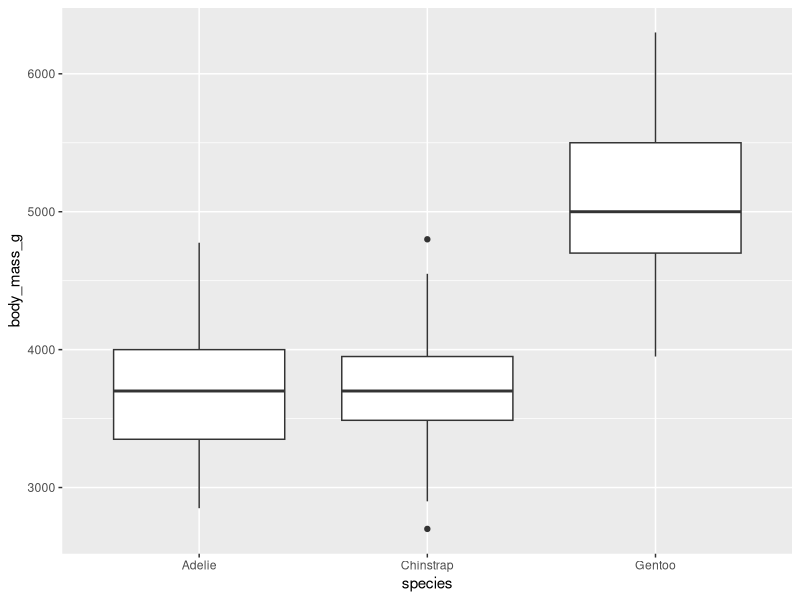
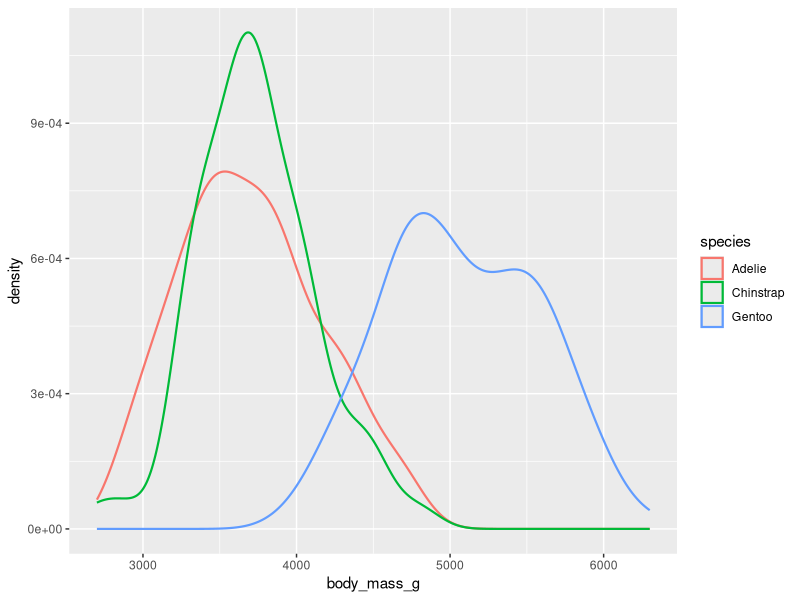
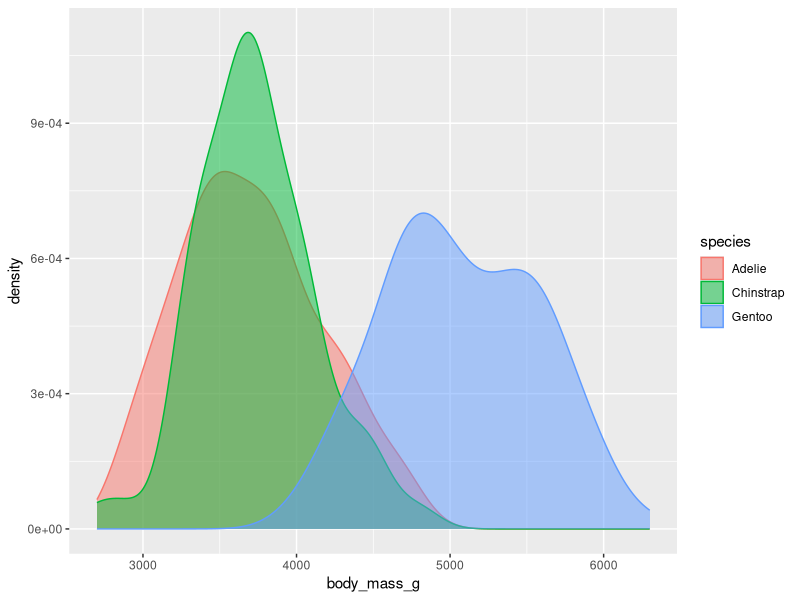
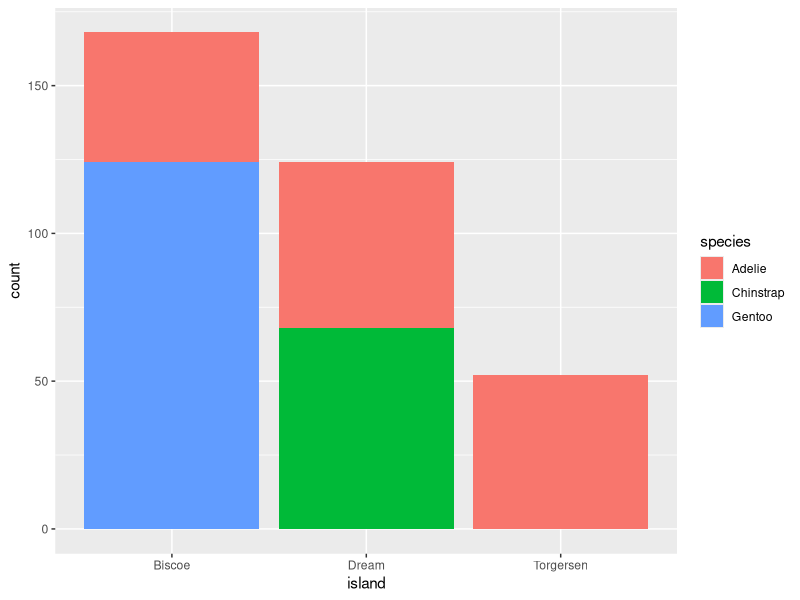
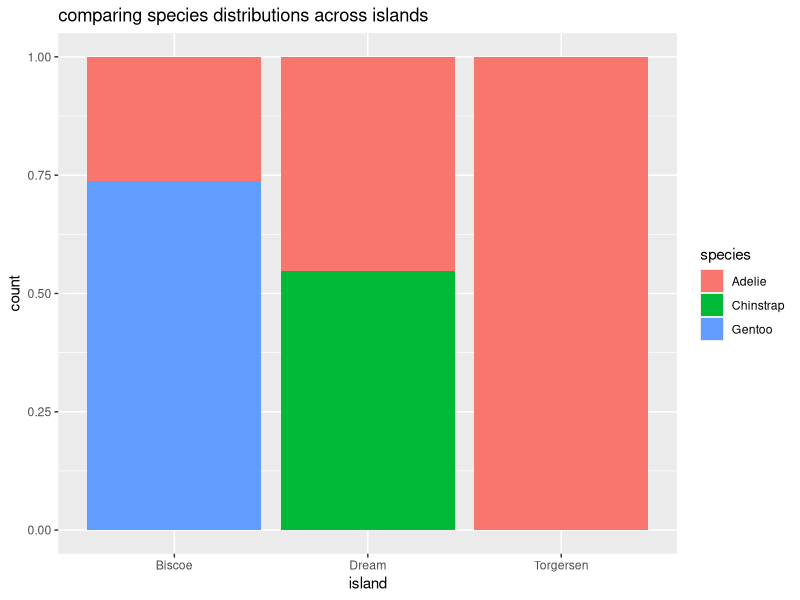
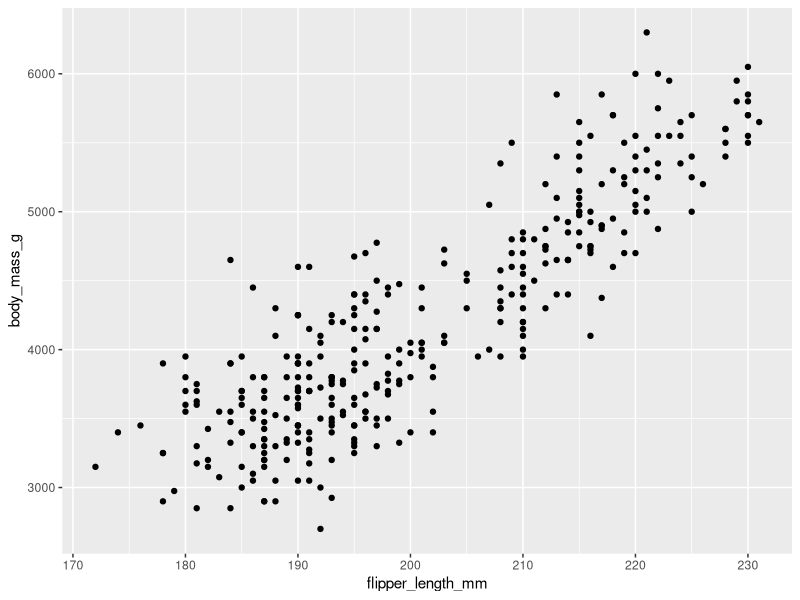
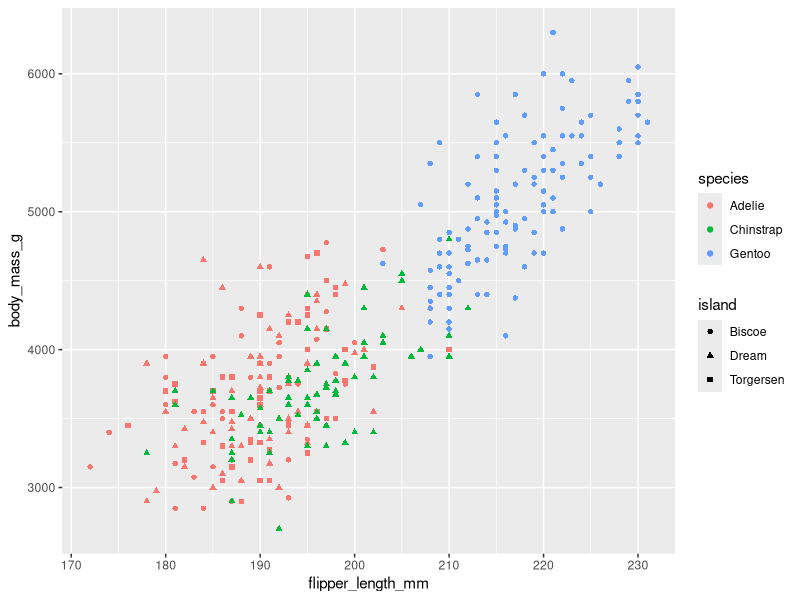
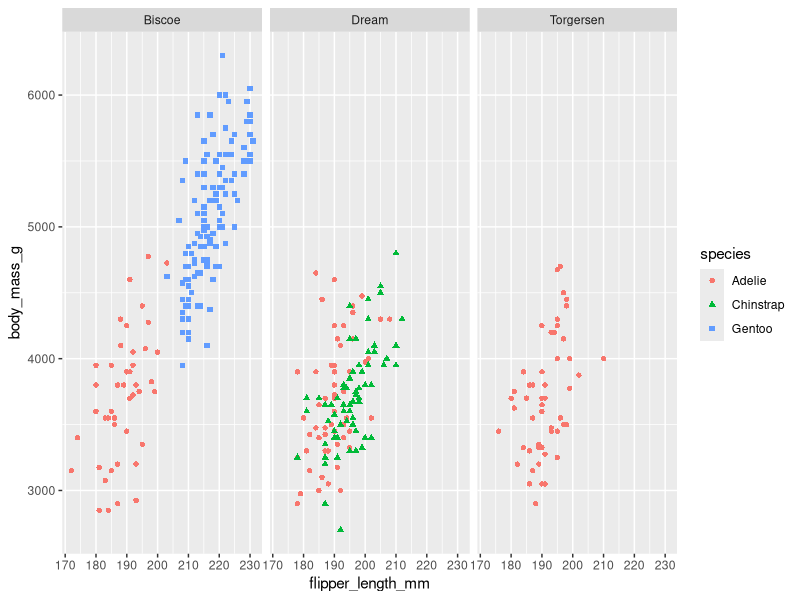

Write the R code that produced these figures, in order.
library(tidyverse)
library(palmerpenguins)
library(ggthemes)
library(ggplot2)
library(forcats)

"
1.5.1 A numerical and a categorical variable

To visualize a relationship we need to have at least two variables mapped to aesthetics of a plot. 
In the following sections you will learn about commonly used plots for visualizing relationships 
between two or more variables and the geoms used for creating them.
"

"
A box that indicates the range of the middle half of the data, 
a distance known as the interquartile range (IQR), stretching from the 25th percentile of the distribution to the 75th percentile. In the middle of the box is a line that displays the median, i.e. 50th percentile, of the distribution. These three lines give you a sense of the spread of the distribution and whether or not the distribution is symmetric about the median or skewed to one side.

Visual points that display observations that fall more than 1.5 times the IQR from either edge of the box. 
These outlying points are unusual so are plotted individually.

A line (or whisker) that extends from each end of the box 
and goes to the farthest non-outlier point in the distribution.
"

ggplot(penguins, aes(x = species, y = body_mass_g)) +
  geom_boxplot()

# Alternatively, we can make density plots with geom_density().

ggplot(penguins, aes(x = body_mass_g, color = species)) +
  geom_density(linewidth = 0.75)

"
Additionally, we can map species to both color and fill aesthetics 
and use the alpha aesthetic to add transparency to the filled density curves.
"

ggplot(penguins, aes(x = body_mass_g, color = species, fill = species)) +
  geom_density(alpha = 0.5)


# 1.5.2 Two categorical variables

# example island and species is categorical variables

ggplot(penguins, aes(x = island, fill = species)) +
  geom_bar()

# The second plot, a relative frequency plot created by setting position = "fill" in the geom, 
# is more useful for comparing species distributions across islands since it’s not affected by the unequal 
# numbers of penguins across the islands.

ggplot(penguins, aes(x = island, fill = species)) +
  geom_bar(position = "fill")+
  labs(title = "comparing species distributions across islands")

# 1.5.3 Two numerical variables

# A scatterplot is probably the most commonly used plot for visualizing the relationship between two numerical variables.

ggplot(penguins, aes(x = flipper_length_mm, y = body_mass_g)) +
  geom_point()

# 1.5.4 Three or more variables

# we can incorporate more variables into a plot by mapping them to additional aesthetics.

ggplot(penguins, aes(x = flipper_length_mm, y = body_mass_g)) +
  geom_point(aes(color = species, shape = island))

# However adding too many aesthetic mappings to a plot makes it cluttered and difficult to make sense of. 
# Another way, which is particularly useful for categorical variables, is to split your plot into facets, 
# subplots that each display one subset of the data.

# facet_wrap splits the plot by the input data into subplots. in this exampe it is on islands.

ggplot(penguins, aes(x = flipper_length_mm, y = body_mass_g)) +
  geom_point(aes(color = species, shape = species)) +
  facet_wrap(~island)

# 1.5.5 Exercises



